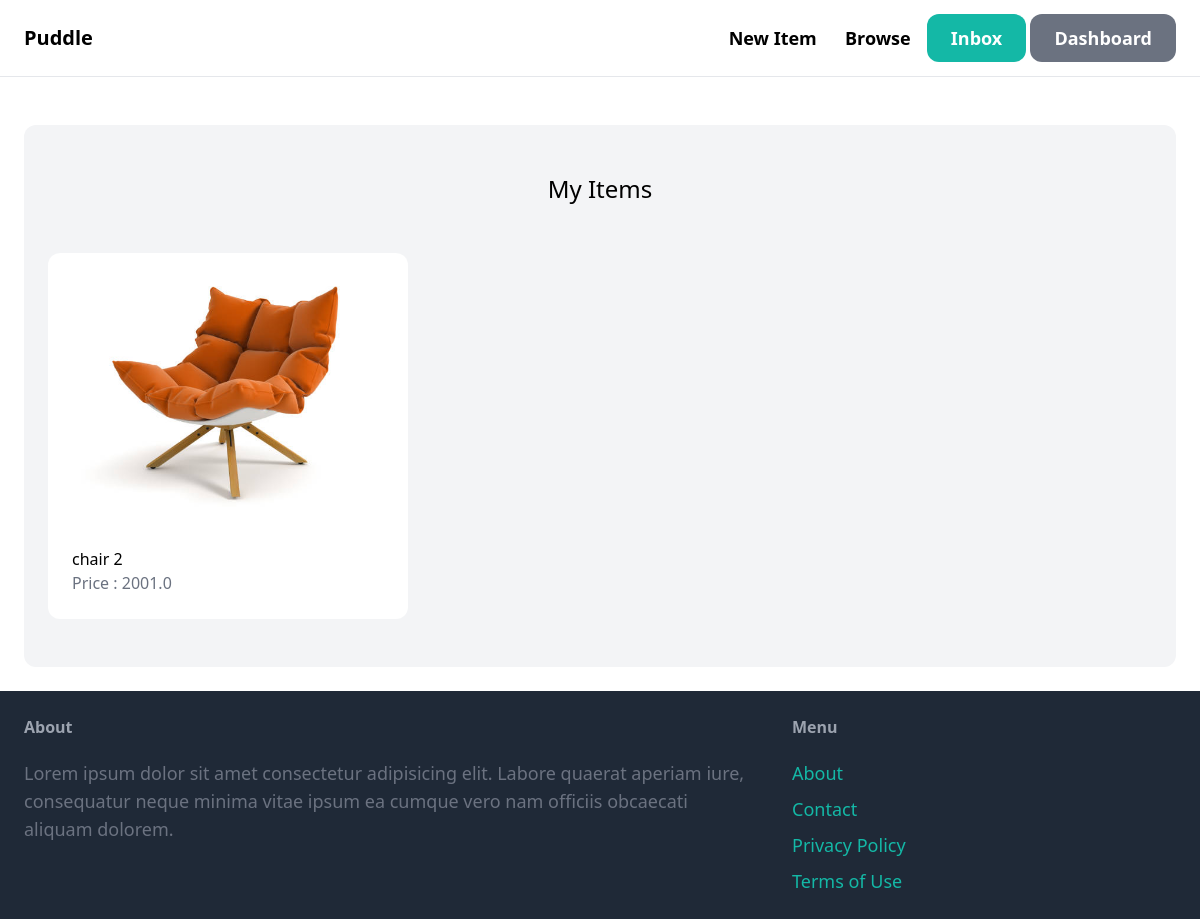
The app's page /dashboard/ (signed in) with its own data.
### item/models.py (models this page shows, shortened)
class Item(models.Model):
    category = models.ForeignKey(Category, related_name = 'items', on_delete=models.CASCADE)
    name = models.CharField(max_length=255)
    description = models.TextField(blank = True, null = True)
    price = models.FloatField()
    image = models.ImageField(upload_to = 'item_images', blank = True, null = True)
    is_sold = models.BooleanField(default = False)
    created_by = models.ForeignKey(User, related_name = 'items' ,on_delete = models.CASCADE)
    creaetd_at = models.TimeField( auto_now_add=True)

### dashboard/views.py (the view)
# urls.py: path('', views.index, name = 'index')
@login_required
def index(request):
    items = Item.objects.filter(created_by = request.user)
    return render(request, 'dashboard/index.html', {
        'items': items
    })

### dashboard/templates/dashboard/index.html (shortened to what this page needs)
{% extends 'core/base.html' %}
{% block content %}
    <div class="mt-6 px-6 py-12 bg-gray-100 rounded-xl">
        <h2 class="mb-12 text-2xl text-center"> My Items</h2>
        <div class="grid grid-cols-3 gap-3">
            {% for item in items %}
                <div>
                    <a href="{% url 'item:detail' item.id %}">
                        <div>
                            <img src="{{ item.image.url }}" class = "rounded-t-xl">
                        </div>
                        <div class="p-6 bg-white rounded-b-xl">
                            <h2 class="text2xl"> {{item.name}} </h2>
                            <p class="text-gray-500">Price : {{item.price}} </p>
                        </div>
                    </a>
                </div>
            {%endfor%}
        </div>
    </div>
{% endblock%}

### records on screen
Item: image (picture), name "chair 2", price "2001.0"
